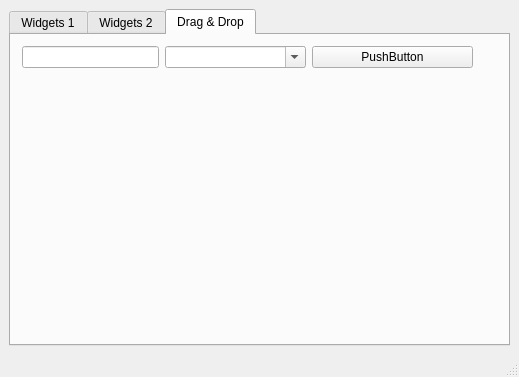
<?xml version="1.0" encoding="UTF-8"?>
<ui version="4.0">
 <class>MainWindow</class>
 <widget class="QMainWindow" name="MainWindow">
  <property name="geometry">
   <rect>
    <x>0</x>
    <y>0</y>
    <width>519</width>
    <height>377</height>
   </rect>
  </property>
  <property name="windowTitle">
   <string>MainWindow</string>
  </property>
  <widget class="QWidget" name="centralwidget">
   <layout class="QGridLayout" name="gridLayout">
    <item row="0" column="0">
     <widget class="QTabWidget" name="tabWidget_1">
      <property name="font">
       <font>
        <weight>50</weight>
        <bold>false</bold>
       </font>
      </property>
      <property name="acceptDrops">
       <bool>true</bool>
      </property>
      <property name="currentIndex">
       <number>2</number>
      </property>
      <widget class="QWidget" name="tab_widgets_1">
       <property name="toolTip">
        <string/>
       </property>
       <property name="statusTip">
        <string/>
       </property>
       <attribute name="title">
        <string>Widgets 1</string>
       </attribute>
       <layout class="QVBoxLayout" name="verticalLayout">
        <item>
         <layout class="QVBoxLayout" name="verticalLayout_tab_1">
          <item>
           <widget class="QTabWidget" name="tabWidget_2">
            <property name="accessibleName">
             <string/>
            </property>
            <property name="currentIndex">
             <number>0</number>
            </property>
            <widget class="QWidget" name="tab_tree">
             <property name="statusTip">
              <string/>
             </property>
             <attribute name="title">
              <string>Tree</string>
             </attribute>
             <layout class="QHBoxLayout" name="horizontalLayout">
              <item>
               <layout class="QVBoxLayout" name="verticalLayout_2">
                <item>
                 <widget class="QTreeWidget" name="treeWidget">
                  <column>
                   <property name="text">
                    <string>Header 1</string>
                   </property>
                  </column>
                  <column>
                   <property name="text">
                    <string>New Column</string>
                   </property>
                  </column>
                  <item>
                   <property name="text">
                    <string>Item1</string>
                   </property>
                   <item>
                    <property name="text">
                     <string>Subitem1</string>
                    </property>
                   </item>
                  </item>
                 </widget>
                </item>
               </layout>
              </item>
             </layout>
            </widget>
            <widget class="QWidget" name="tab_calendar">
             <property name="statusTip">
              <string/>
             </property>
             <attribute name="title">
              <string>Calendar</string>
             </attribute>
             <layout class="QVBoxLayout" name="verticalLayout_3">
              <item>
               <widget class="QDateEdit" name="dateEdit">
                <property name="alignment">
                 <set>Qt::AlignCenter</set>
                </property>
               </widget>
              </item>
              <item>
               <widget class="QCalendarWidget" name="calendarWidget"/>
              </item>
             </layout>
            </widget>
           </widget>
          </item>
         </layout>
        </item>
       </layout>
      </widget>
      <widget class="QWidget" name="tab_widgets_2">
       <property name="toolTip">
        <string/>
       </property>
       <property name="statusTip">
        <string/>
       </property>
       <attribute name="title">
        <string>Widgets 2</string>
       </attribute>
       <layout class="QGridLayout" name="gridLayout_2">
        <item row="2" column="1">
         <spacer name="verticalSpacer_2">
          <property name="orientation">
           <enum>Qt::Vertical</enum>
          </property>
          <property name="sizeType">
           <enum>QSizePolicy::Maximum</enum>
          </property>
          <property name="sizeHint" stdset="0">
           <size>
            <width>20</width>
            <height>140</height>
           </size>
          </property>
         </spacer>
        </item>
        <item row="3" column="0" colspan="2">
         <widget class="QProgressBar" name="progressBar">
          <property name="value">
           <number>24</number>
          </property>
         </widget>
        </item>
        <item row="0" column="0">
         <widget class="QGroupBox" name="groupBox">
          <property name="title">
           <string>Progress Bar</string>
          </property>
          <widget class="QWidget" name="layoutWidget">
           <property name="geometry">
            <rect>
             <x>20</x>
             <y>30</y>
             <width>114</width>
             <height>65</height>
            </rect>
           </property>
           <layout class="QVBoxLayout" name="verticalLayout_4">
            <item>
             <widget class="QRadioButton" name="radioButton_start">
              <property name="statusTip">
               <string>Start the Progress Bar</string>
              </property>
              <property name="text">
               <string>Start</string>
              </property>
              <property name="checked">
               <bool>true</bool>
              </property>
             </widget>
            </item>
            <item>
             <widget class="QRadioButton" name="radioButton_stop">
              <property name="statusTip">
               <string>Stop the Progress Bar</string>
              </property>
              <property name="text">
               <string>Stop</string>
              </property>
             </widget>
            </item>
            <item>
             <widget class="QRadioButton" name="radioButton_reset">
              <property name="statusTip">
               <string>Reset the Progress Bar</string>
              </property>
              <property name="text">
               <string>Reset</string>
              </property>
             </widget>
            </item>
           </layout>
          </widget>
         </widget>
        </item>
        <item row="0" column="1">
         <widget class="QGroupBox" name="groupBox_2">
          <property name="title">
           <string>Move the Dial</string>
          </property>
          <widget class="QWidget" name="verticalLayoutWidget">
           <property name="geometry">
            <rect>
             <x>10</x>
             <y>30</y>
             <width>61</width>
             <height>71</height>
            </rect>
           </property>
           <layout class="QVBoxLayout" name="verticalLayout_5">
            <item>
             <widget class="QDial" name="dial"/>
            </item>
           </layout>
          </widget>
          <widget class="QWidget" name="verticalLayoutWidget_2">
           <property name="geometry">
            <rect>
             <x>90</x>
             <y>20</y>
             <width>91</width>
             <height>80</height>
            </rect>
           </property>
           <layout class="QVBoxLayout" name="verticalLayout_6">
            <item>
             <widget class="QLCDNumber" name="lcdNumber">
              <property name="palette">
               <palette>
                <active>
                 <colorrole role="WindowText">
                  <brush brushstyle="SolidPattern">
                   <color alpha="255">
                    <red>0</red>
                    <green>0</green>
                    <blue>255</blue>
                   </color>
                  </brush>
                 </colorrole>
                </active>
                <inactive>
                 <colorrole role="WindowText">
                  <brush brushstyle="SolidPattern">
                   <color alpha="255">
                    <red>0</red>
                    <green>0</green>
                    <blue>255</blue>
                   </color>
                  </brush>
                 </colorrole>
                </inactive>
                <disabled>
                 <colorrole role="WindowText">
                  <brush brushstyle="SolidPattern">
                   <color alpha="255">
                    <red>120</red>
                    <green>120</green>
                    <blue>120</blue>
                   </color>
                  </brush>
                 </colorrole>
                </disabled>
               </palette>
              </property>
              <property name="digitCount">
               <number>2</number>
              </property>
              <property name="mode">
               <enum>QLCDNumber::Dec</enum>
              </property>
              <property name="segmentStyle">
               <enum>QLCDNumber::Flat</enum>
              </property>
             </widget>
            </item>
           </layout>
          </widget>
         </widget>
        </item>
        <item row="2" column="0">
         <layout class="QVBoxLayout" name="verticalLayout_7">
          <item>
           <widget class="QFontComboBox" name="fontComboBox"/>
          </item>
          <item>
           <widget class="QLabel" name="label">
            <property name="font">
             <font>
              <pointsize>14</pointsize>
             </font>
            </property>
            <property name="text">
             <string/>
            </property>
            <property name="alignment">
             <set>Qt::AlignCenter</set>
            </property>
           </widget>
          </item>
         </layout>
        </item>
       </layout>
      </widget>
      <widget class="QWidget" name="tab_drag_drop">
       <property name="acceptDrops">
        <bool>false</bool>
       </property>
       <attribute name="title">
        <string>Drag &amp;&amp; Drop</string>
       </attribute>
       <widget class="QWidget" name="">
        <property name="geometry">
         <rect>
          <x>11</x>
          <y>10</y>
          <width>451</width>
          <height>25</height>
         </rect>
        </property>
        <layout class="QHBoxLayout" name="horizontalLayout_2">
         <item>
          <widget class="QLineEdit" name="lineEdit">
           <property name="minimumSize">
            <size>
             <width>135</width>
             <height>0</height>
            </size>
           </property>
           <property name="dragEnabled">
            <bool>true</bool>
           </property>
          </widget>
         </item>
         <item>
          <widget class="QComboBox" name="comboBox">
           <property name="minimumSize">
            <size>
             <width>141</width>
             <height>0</height>
            </size>
           </property>
           <property name="acceptDrops">
            <bool>true</bool>
           </property>
           <property name="editable">
            <bool>true</bool>
           </property>
          </widget>
         </item>
         <item>
          <widget class="QPushButton" name="pushButton">
           <property name="minimumSize">
            <size>
             <width>161</width>
             <height>0</height>
            </size>
           </property>
           <property name="acceptDrops">
            <bool>true</bool>
           </property>
           <property name="text">
            <string>PushButton</string>
           </property>
          </widget>
         </item>
        </layout>
       </widget>
      </widget>
     </widget>
    </item>
   </layout>
  </widget>
  <widget class="QStatusBar" name="statusbar">
   <property name="statusTip">
    <string>Status bar</string>
   </property>
  </widget>
 </widget>
 <tabstops>
  <tabstop>tabWidget_2</tabstop>
  <tabstop>treeWidget</tabstop>
  <tabstop>dateEdit</tabstop>
  <tabstop>calendarWidget</tabstop>
  <tabstop>radioButton_start</tabstop>
  <tabstop>radioButton_stop</tabstop>
  <tabstop>radioButton_reset</tabstop>
  <tabstop>dial</tabstop>
  <tabstop>fontComboBox</tabstop>
 </tabstops>
 <resources/>
 <connections>
  <connection>
   <sender>dial</sender>
   <signal>valueChanged(int)</signal>
   <receiver>lcdNumber</receiver>
   <slot>display(int)</slot>
   <hints>
    <hint type="sourcelabel">
     <x>303</x>
     <y>115</y>
    </hint>
    <hint type="destinationlabel">
     <x>385</x>
     <y>127</y>
    </hint>
   </hints>
  </connection>
  <connection>
   <sender>fontComboBox</sender>
   <signal>activated(QString)</signal>
   <receiver>label</receiver>
   <slot>setText(QString)</slot>
   <hints>
    <hint type="sourcelabel">
     <x>138</x>
     <y>177</y>
    </hint>
    <hint type="destinationlabel">
     <x>151</x>
     <y>253</y>
    </hint>
   </hints>
  </connection>
 </connections>
</ui>
